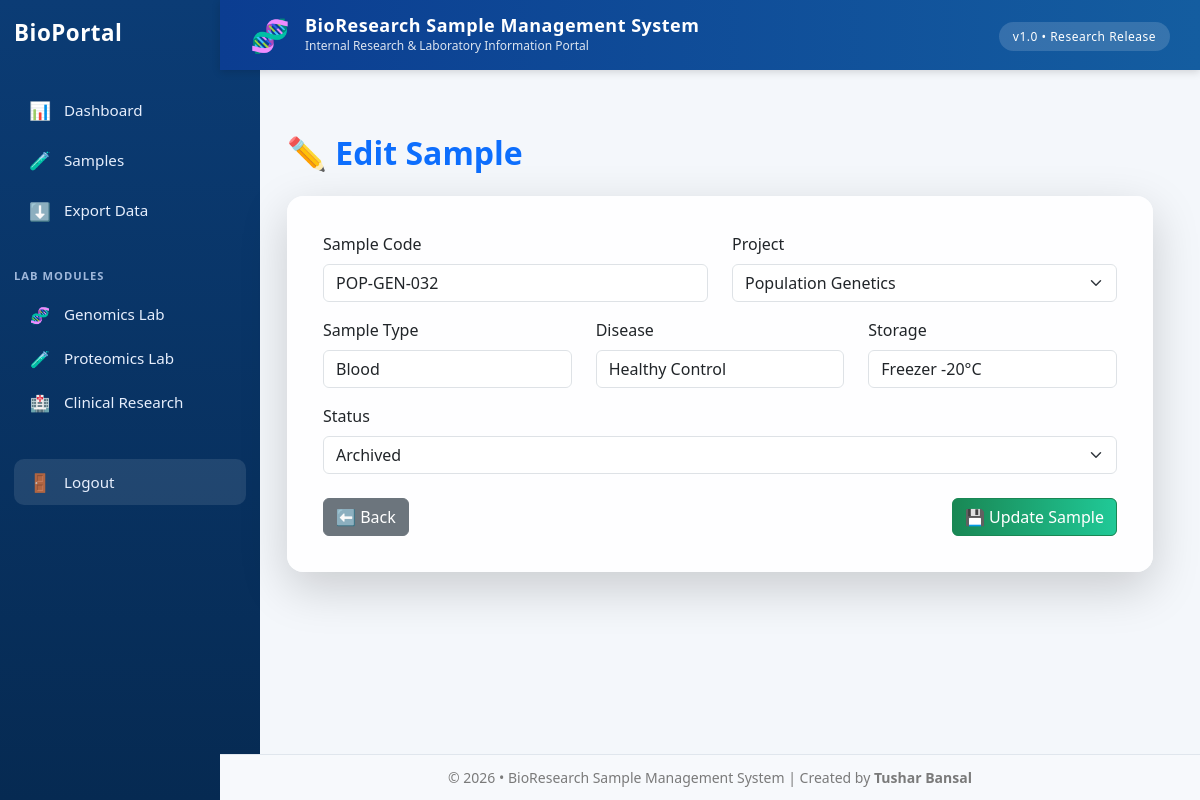
The app's page /samples/edit/8 (signed in) with its own data.
### app.py (models this page shows)
class Sample(db.Model):
    id = db.Column(db.Integer, primary_key=True)
    sample_code = db.Column(db.String(50))
    sample_type = db.Column(db.String(50))
    disease = db.Column(db.String(100))
    storage = db.Column(db.String(50))
    status = db.Column(db.String(50))
    project_id = db.Column(db.Integer, db.ForeignKey('project.id'))

class Project(db.Model):
    id = db.Column(db.Integer, primary_key=True)
    title = db.Column(db.String(150), nullable=False)
    samples = db.relationship('Sample', backref='project', lazy=True)

### app.py (the view, shortened to what this page needs)
@app.route('/samples/edit/<int:sample_id>', methods=['GET', 'POST'])
@login_required
def edit_sample(sample_id):
    sample = Sample.query.get_or_404(sample_id)
    projects = Project.query.all()
    return render_template('samples/edit_sample.html', sample=sample, projects=projects)

### app.py (called while the page is built)
@login_manager.user_loader
def load_user(user_id):
    return User.query.get(int(user_id))

### templates/samples/edit_sample.html (shortened to what this page needs)
{% extends "layout.html" %}
{% block content %}
<div class="container mt-4">
    <h2 class="fw-bold text-primary mb-4">
        ✏ Edit Sample
    </h2>
    <div class="card shadow-lg border-0 glass">
        <div class="card-body">
            <form method="POST">
                <div class="row mb-3">
                    <div class="col-md-6">
                        <label class="form-label">Sample Code</label>
                        <input type="text" name="sample_code"
                               class="form-control"
                               value="{{ sample.sample_code }}" required>
                    </div>
                    <div class="col-md-6">
                        <label class="form-label">Project</label>
                        <select name="project_id" class="form-select" required>
                            {% for p in projects %}
                            <option value="{{ p.id }}"
                                {% if p.id == sample.project_id %}selected{% endif %}>
                                {{ p.title }}
                            </option>
                            {% endfor %}
                        </select>
                    </div>
                </div>
                <div class="row mb-3">
                    <div class="col-md-4">
                        <label class="form-label">Sample Type</label>
                        <input type="text" name="sample_type"
                               class="form-control"
                               value="{{ sample.sample_type }}">
                    </div>
                    <div class="col-md-4">
                        <label class="form-label">Disease</label>
                        <input type="text" name="disease"
                               class="form-control"
                               value="{{ sample.disease }}">
                    </div>
                    <div class="col-md-4">
                        <label class="form-label">Storage</label>
                        <input type="text" name="storage"
                               class="form-control"
                               value="{{ sample.storage }}">
                    </div>
                </div>
                <div class="mb-4">
                    <label class="form-label">Status</label>
                    <select name="status" class="form-select">
                        <option {% if sample.status == 'Archived' %}selected{% endif %}>Archived</option>
                    </select>
                </div>
                <div class="d-flex justify-content-between">
                    <a href="{{ url_for('samples') }}" class="btn btn-secondary">
                        ⬅ Back
                    </a>
                    <button type="submit" class="btn btn-success">
                        💾 Update Sample
                    </button>
                </div>
            </form>
        </div>
    </div>
</div>
{% endblock %}

### static/css/style.css (style rules this page uses)
:root { --primary: #0b5ed7; --secondary: #198754; --accent: #6f42c1; --bg-main: #f4f7fb; --glass-bg: rgba(255, 255, 255, 0.75); --text-dark: #0f172a; --text-muted: #64748b; --border-soft: rgba(0,0,0,0.08); }
body { background: linear-gradient(120deg, #eef2ff, #f8fafc); font-family: 'Inter', 'Segoe UI', sans-serif; color: var(--text-dark); }
.container { max-width: 1200px; }
.card { background: var(--glass-bg); backdrop-filter: blur(12px); border-radius: 18px; border: 1px solid var(--border-soft); box-shadow: 0 10px 30px rgba(0,0,0,0.08); transition: transform 0.25s ease, box-shadow 0.25s ease; }
.form-control, .form-select { border-radius: 12px; padding: 10px 14px; border: 1px solid var(--border-soft); }
.btn { border-radius: 12px; font-weight: 600; padding: 10px 18px; }
.btn-success { background: linear-gradient(90deg, #198754, #20c997); border: none; }
.card { background: white; border-radius: 14px; border: 1px solid rgba(0,0,0,0.06); box-shadow: 0 6px 18px rgba(0,0,0,0.06); }
.glass { background: rgba(255, 255, 255, 0.85); backdrop-filter: blur(12px); border-radius: 16px; box-shadow: 0 8px 24px rgba(0, 0, 0, 0.12); padding: 20px; transition: transform 0.2s, box-shadow 0.2s; }

### templates/samples/edit_sample.html (style rules this page uses)
.glass { background: rgba(255,255,255,0.85); backdrop-filter: blur(10px); border-radius: 16px; }

### records on screen
Sample: sample_code "POP-GEN-032", project_id "Population Genetics", sample_type "Blood", disease "Healthy Control", storage "Freezer -20°C", status "Archived"
